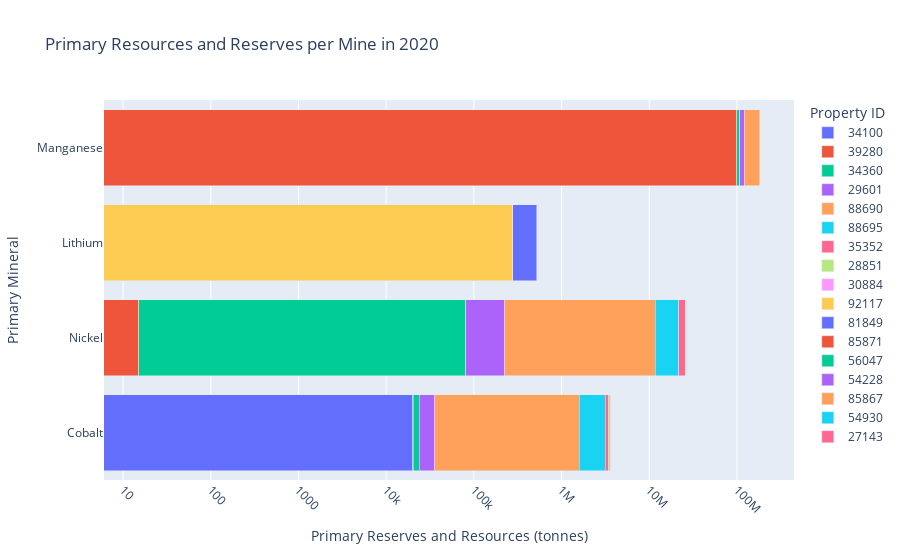
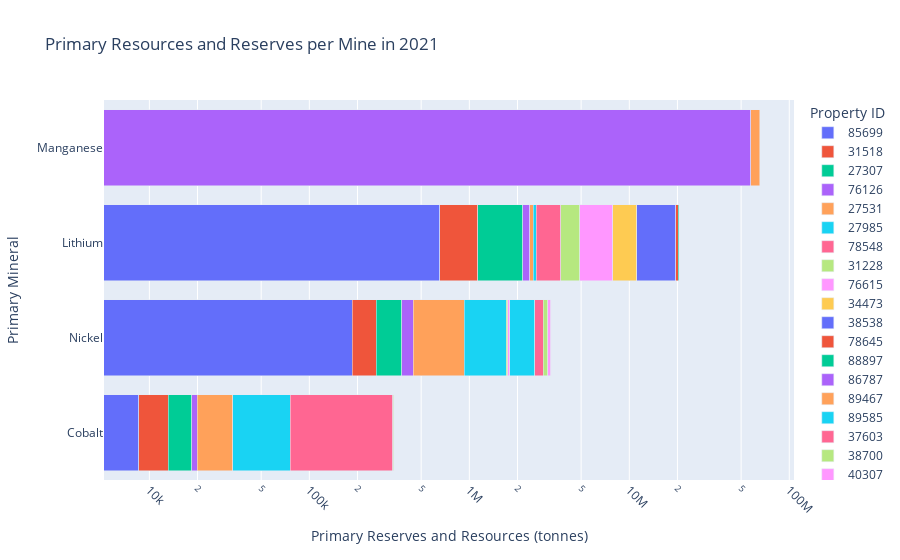
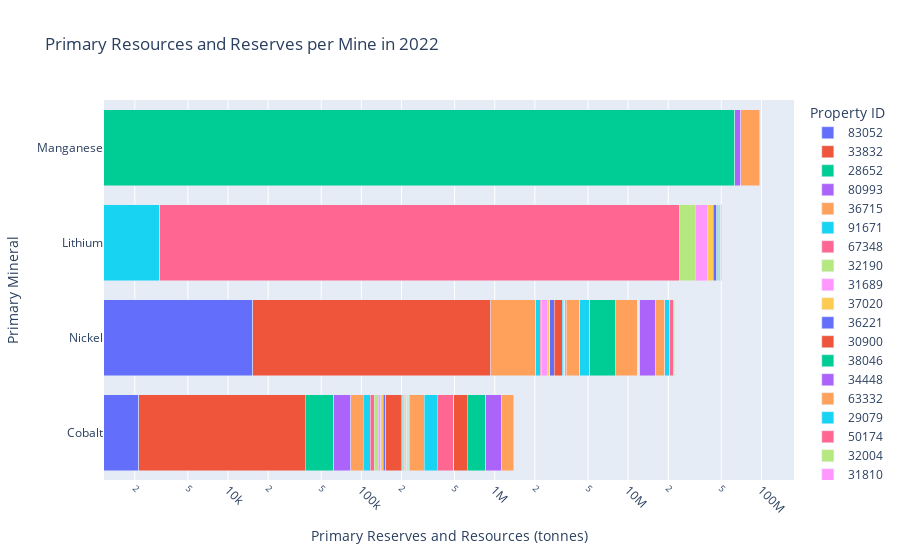
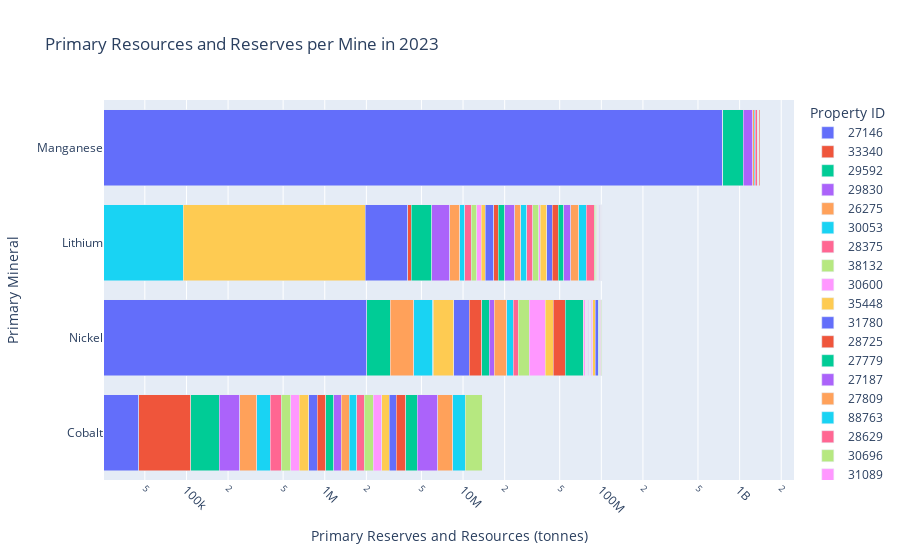

Notebook code for these charts, in order:
### Code cell
get_breakdown_by_mine(combined, 2020)
get_breakdown_by_mine(combined, 2021)
get_breakdown_by_mine(combined, 2022)
get_breakdown_by_mine(combined, 2023)
